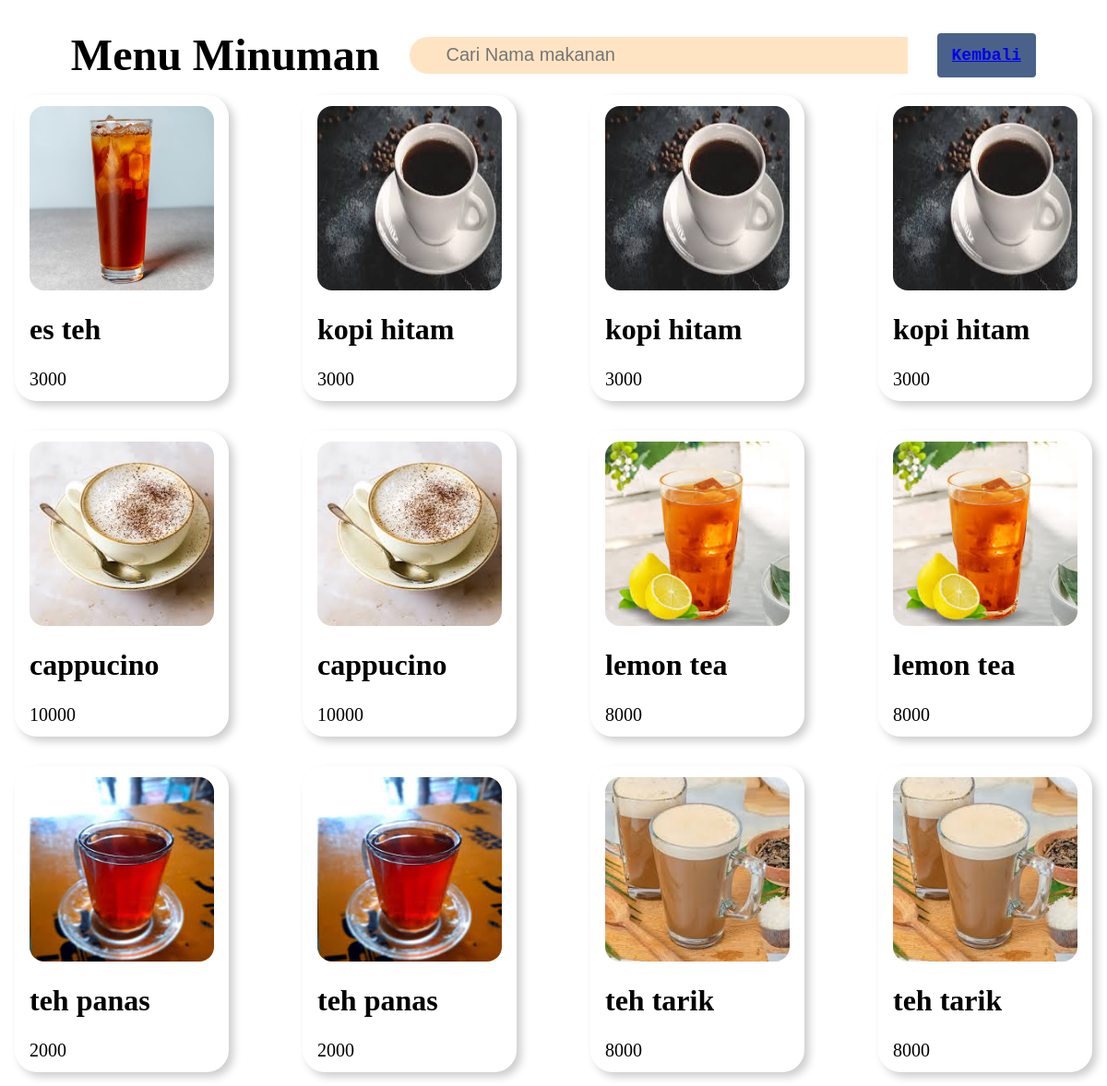
The app's page /minuman.php (signed in) with its own data.
### tables this page shows
CREATE TABLE `minuman` (
  `id` int(11) NOT NULL,
  `nama` varchar(50) NOT NULL,
  `harga` int(11) NOT NULL,
  `gambar` varchar(255) DEFAULT NULL
);

### minuman.php (the view, shortened to what this page needs)
<?php
  require "koneksi.php";
  $sql = mysqli_query($conn, "SELECT * FROM minuman");
  $menu_minuman = [];
  while ($row = mysqli_fetch_assoc($sql)) {
      $menu_minuman[] = $row;
  }
?>
<!DOCTYPE html>
<html lang="en">
<head>
  <link rel="stylesheet" href="https://cdnjs.cloudflare.com/ajax/libs/font-awesome/6.6.0/css/all.min.css" />
  <link rel="stylesheet" href="css/menu1.css">
<body>
<header>
    <h2>Menu Minuman</h2>
    <form action="" method="GET" class="search_bar_menu">
          <input type="text" name="search" placeholder="Cari Nama makanan"
          class="search-input-mahasiswa" />
        </form>
    <div class="button">
      <a href="home.php">Kembali</a>
    </div>
  </header>
  <div class="products">
      <?php $i = 1; foreach($menu_minuman as $minuman) : ?>
      <div class="product">
        <img src="uploads/<?php echo $minuman['gambar']; ?>" alt="minuman"  >
        <h2><?php echo $minuman['nama'] ?></h2>
        <h3><?php echo $minuman['harga'] ?></</h3>
      </div>
      <?php $i++; endforeach ?>
    </div>
</body>
</html>

### css/menu1.css (style rules this page uses)
* { margin: 0; padding: 0; overflow: hidden; }
body { height: 100vh; }
.button { align-items: center; background-color: #4A628A; border-radius: 4px; border-width: 0; box-sizing: border-box; color: white; cursor: pointer; display: inline-flex; font-family: "JetBrains Mono", monospace; height: 48px; line-height: 1; list-style: none; padding-left: 16px; padding-right: 16px; position: relative; transition: .15s; font-size: 18px; }
header { margin-top: 2rem; display: flex; align-items: center; justify-content: center; font-size: 2rem; font-weight: bold; text-align: center; gap: 2rem; }
.products { display: flex; width: 100%; flex-direction: row; justify-content: space-between; align-items: center; padding-right: 1rem; flex-wrap: wrap; }
.product { width: fit-content; padding: 0.75rem 1rem; display: flex; flex-direction: column; align-items: start; gap: 1.5rem; box-shadow: 5px 5px 10px rgba(0, 0, 0, 0.2); border-radius: 24px; height: fit-content; margin: 1rem; }
.product img { width: 200px; border-radius: 16px; height: 200px; background-size: cover; background-position: center; }
.product h2 { font-size: 2rem; font-weight: bold; }
.product h3 { font-size: 1.25rem; font-weight: 500; }
.search_bar_menu, .search-input-mahasiswa { border: 0; border-top-left-radius: 25px; border-bottom-left-radius: 25px; height: 40px; width: 500px; padding-left: 20px; padding-right: 20px; font-size: 20px; outline: none; background-color: bisque; }

### records on screen
minuman: gambar (picture), nama "es teh", harga "3000"
minuman: gambar (picture), nama "kopi hitam", harga "3000"
minuman: gambar (picture), nama "kopi hitam", harga "3000"
minuman: gambar (picture), nama "kopi hitam", harga "3000"
minuman: gambar (picture), nama "cappucino", harga "10000"
minuman: gambar (picture), nama "cappucino", harga "10000"
minuman: gambar (picture), nama "lemon tea", harga "8000"
minuman: gambar (picture), nama "lemon tea", harga "8000"
minuman: gambar (picture), nama "teh panas", harga "2000"
minuman: gambar (picture), nama "teh panas", harga "2000"
minuman: gambar (picture), nama "teh tarik", harga "8000"
minuman: gambar (picture), nama "teh tarik", harga "8000"
